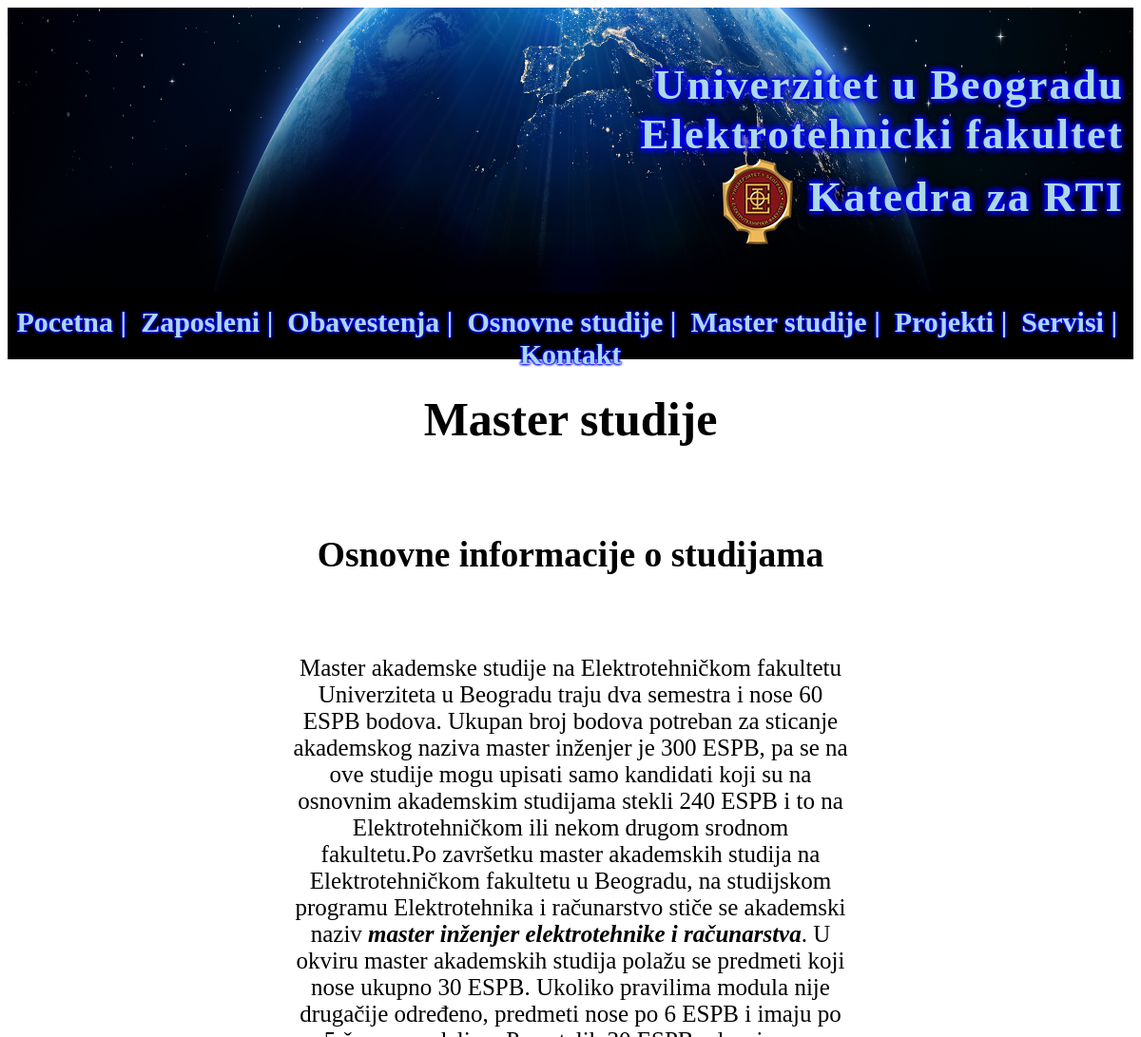
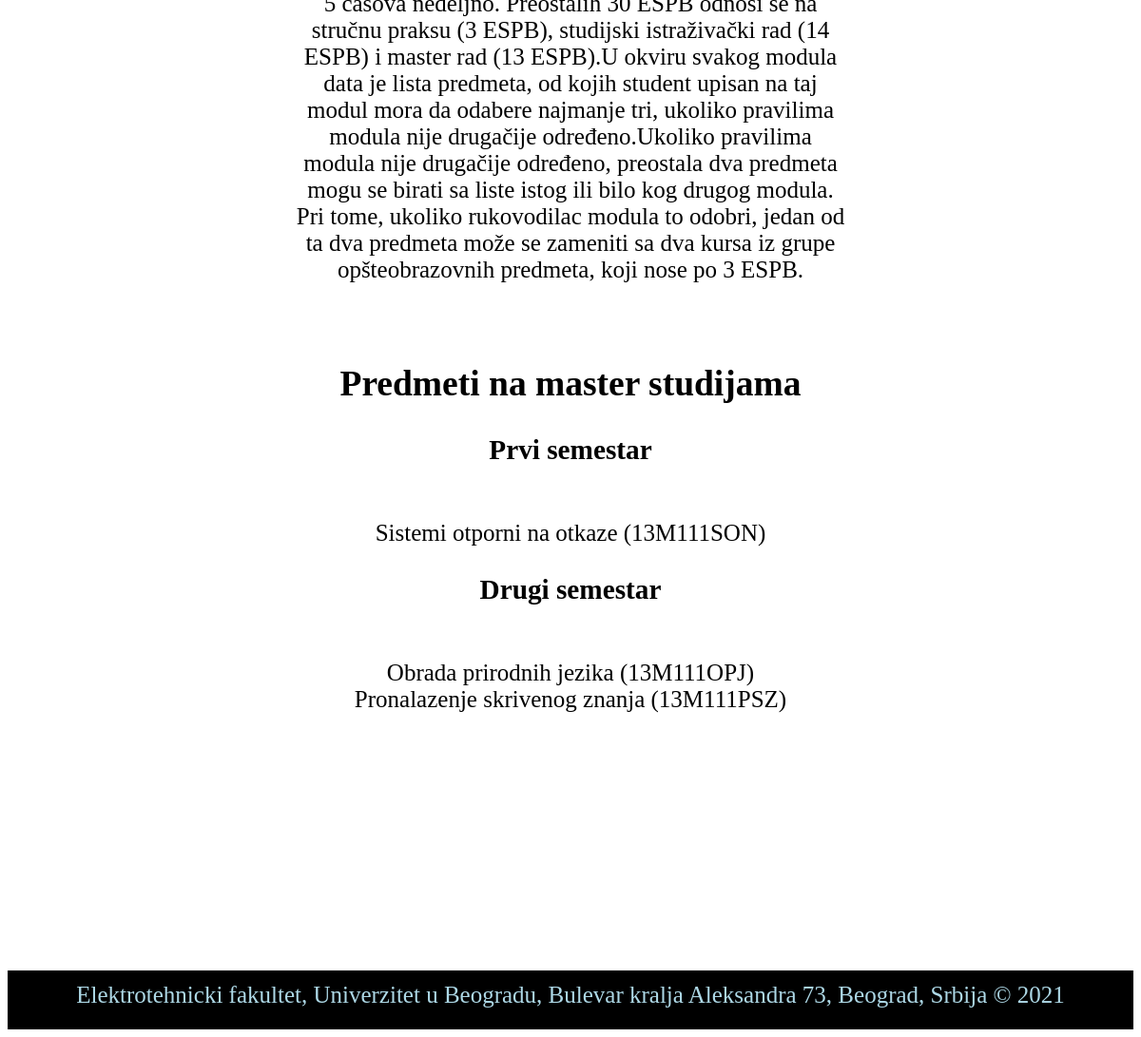
The app's page /masterstudije.php with its own data (2 pictures, top to bottom).
### tables this page shows
CREATE TABLE IF NOT EXISTS `predmet` (
  `sifra` varchar(15) NOT NULL,
  `naziv` varchar(50) NOT NULL,
  `fond` varchar(10) NOT NULL,
  `espb` int(11) NOT NULL,
  `cilj_predmeta` varchar(350) NOT NULL,
  `ishod_predmeta` varchar(350) NOT NULL,
  `komentar` varchar(250) NOT NULL,
  `aktivan` tinyint(4) NOT NULL COMMENT '1-Aktivan 0-Neaktivan',
  `tip_predmeta` varchar(15) NOT NULL,
  PRIMARY KEY (`sifra`),
  KEY `tip` (`tip_predmeta`)
);

### masterstudije.php (the view, shortened to what this page needs)
<!DOCTYPE html>
<html>
    <head>
        <link rel="stylesheet" type="text/css" href="stilovi.css"/>
    </head>
    <body>
        <?php
        require('divheader.php');
        ?>
        <?php
        require('divmenu.php');
        ?>
        <div id="sadrzaj">
            <h1><b>Master studije</b></h1>
            <br/>
            <b><h2>Osnovne informacije o studijama</h2></b>
            <br/>
            <p style="margin-left: 300px;margin-right: 300px;">
              Master akademske studije na Elektrotehničkom fakultetu Univerziteta u Beogradu
              traju dva semestra i nose 60 ESPB bodova. Ukupan broj bodova potreban za sticanje
              akademskog naziva master inženjer  je 300 ESPB, pa se na ove studije mogu upisati
              samo kandidati koji su na osnovnim akademskim studijama stekli 240 ESPB i to na
              Elektrotehničkom ili nekom drugom srodnom fakultetu.Po završetku master akademskih
              studija na Elektrotehničkom fakultetu u Beogradu, na studijskom programu Elektrotehnika
              i računarstvo stiče se akademski naziv <b><i>master inženjer elektrotehnike i računarstva</i></b>.
              U okviru master akademskih studija polažu se predmeti koji nose ukupno 30 ESPB. Ukoliko
              pravilima modula nije drugačije određeno, predmeti nose po 6 ESPB i imaju po 5 časova
              nedeljno. Preostalih 30 ESPB odnosi se na stručnu praksu (3 ESPB), studijski istraživački
              rad  (14 ESPB) i master rad (13 ESPB).U okviru svakog modula data je lista predmeta, od
              kojih student upisan na taj modul mora da odabere najmanje tri, ukoliko pravilima modula
              nije drugačije određeno.Ukoliko pravilima modula nije drugačije određeno, preostala dva
              predmeta mogu se birati sa liste istog ili bilo kog drugog modula. Pri tome, ukoliko rukovodilac
              modula to odobri, jedan od ta dva predmeta može se zameniti sa dva kursa iz grupe
              opšteobrazovnih predmeta, koji nose po 3 ESPB.
            </p>
            <br/>
            <b><h2>Predmeti na master studijama</h2></b>
            <?php
            require('konekcija.php');
            $niz=['deveti','deseti'];
            $niz1=['Prvi semestar','Drugi semestar'];
            for($i=0;$i<sizeof($niz);$i++){
                echo"<h3><b>".$niz1[$i]."</h3></b><br/>";
                $result= mysqli_query($con, "select DISTINCT sifra,naziv from predmet join nastavni_plan on predmet.sifra=nastavni_plan.sifra_predmet where nastavni_plan.semestar='".$niz[$i]."'");
                if(mysqli_num_rows($result)>0){
                    while($row= mysqli_fetch_assoc($result)){
                        if(empty($_SESSION['tip_korisnika'])){
                            echo $row['naziv']." (".$row['sifra'].")<br/>";
                        }elseif($_SESSION['tip_korisnika']=='A' || $_SESSION['tip_korisnika']=='Z'){
                            ?><a href="predmet.php?sifra=<?php echo $row['sifra']?>"><?php echo $row['naziv']." (".$row['sifra'].")<br/>"; ?></a><?php
                        }
                    }
                }else{
                    echo"Nema predmeta u ovom semestru.<br/>";
                }
            }
            ?>
        </div>
        <?php
        require('divfooter.php');
        ?>
    </body>
</html>

### stilovi.css (style rules this page uses)
#sadrzaj { height:1700px; margin-top: 0; padding-top: 0; font-family: serif; font-size: 25px; text-align: center; }

### records on screen
predmet: naziv "Sistemi otporni na otkaze", sifra "13M111SON"
predmet: naziv "Obrada prirodnih jezika", sifra "13M111OPJ"
predmet: naziv "Pronalazenje skrivenog znanja", sifra "13M111PSZ"

### other values on screen
$niz1[$i] "Prvi semestar"
$niz1[$i] "Drugi semestar"
